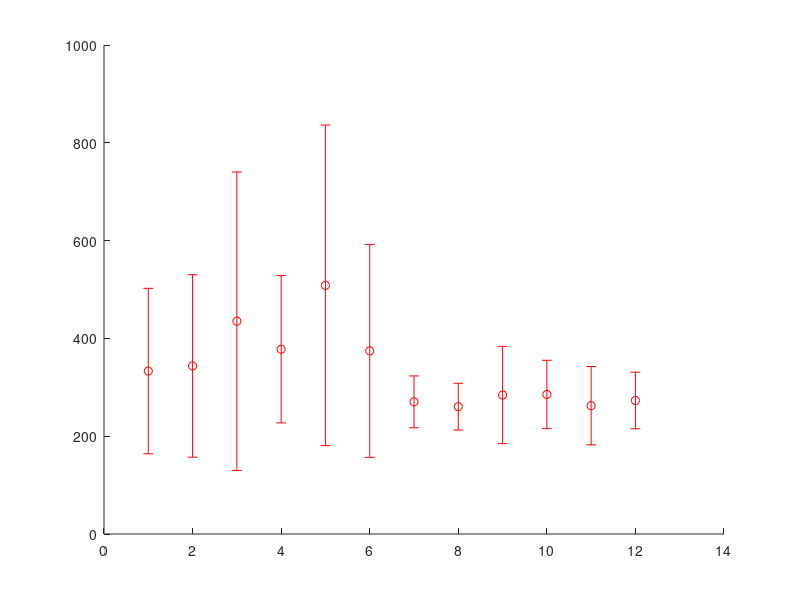

Reproduce this figure in MATLAB. (Note: this script raises an error after producing the figure.)
clear all
clf
%Correct Initial Saccades Reaction Times

%Target Cue Present at Fixation
%Search_Exp3-Peanut-11-20-2015(02)      10 Targets
CuePresent(12).RxnTimes = [321 298 263 220 341 285 213 270 245 225 263 247 265 266 215 341 211 221 246 247 481 315 333 332 264 264 188 321 227 316 210 292 377 210 229 250 316 249];
%Search_Exp3-Peanut-11-20-2015          10 Targets
CuePresent(11).RxnTimes = [228 219 207 230 244 199 240 272 262 301 289 215 199 246 277 224 249 241 249 241 205 275 299 280 231 199 288 319 574 274 596 236 224 212 236 217 271 267 243 212 269];
%Search_Exp3-Peanut-11-19-2015          10 Targets
CuePresent(10).RxnTimes = [250 297 298 222 214 372 319 248 286 232 249 217 242 304 243 465 251 290 268 247 242 283 231 246 245 222 229 447 243 290 312 270 220 361 238 363 332 312 317 324 331 549 238 261 223];
%Search_Exp3-Peanut-11-19-2015(02)      10 Targets
CuePresent(9).RxnTimes = [235 249 235 320 289 234 214 374 249 271 310 213 693 283 302 234 286 217 288 278 439 248 262 314 192 275 218 188 267 564 285 197 271 227 230 282];
%Search_Exp3-Peanut-11-18-2015          9 Targets
CuePresent(8).RxnTimes = [217 210 280 215 272 207 255 293 249 279 248 204 199 228 232 225 214 245 279 241 244 249 299 350 224 247 340 330 287 282 197 274 241 235 234 264 299 218 279 352 291 252 327 207 293 249 237 275 272 330 299 306 268 214 222 264 484 223 270 236 270 275 215 249 199 225];
%Search_Exp3-Peanut-11-18-2015(02)      9 Targets
%CuePresent(6).RxnTimes = [341 205 219 224 249 214 228 222 205 329 554 546 329 330 266 322 1081 402 219 313 324 242 263 216 500 635 210 250 216 303 235 213 447 212 237 253 219 268 519 194 301 198 227 356];
%Search_Exp3-Peanut-11-16-2015          9 Targets
CuePresent(7).RxnTimes = [256 236 324 220 268 264 253 290 349 250 228 301 312 253 254 368 216 314 208 242 387 220 222 251 224 290 227 340 301 270 291 264 300 227 248 247 337 243 215 211 228 282 300 213 244 262 215 236 216 484 224 309 366 236 277 251 309 328 246];
%Search_Exp3-Peanut-11-13-2015          8 Targets
CuePresent(6).RxnTimes = [240 251 372 591 229 324 665 333 214 468 390 239 323 237 463 313 334 499 312 275 318 326 524 288 586 399 248 378 375 340 715 249 270 383 1298 468 290 364 263 313 253 242 371 237 689 363 283 1042 249 228 334 250 299 247 1353 217 287 239 243 297 237 224 310 331 264 257 308 386 327];
%Search_Exp3-Peanut-09-29-2015          5 targets
CuePresent(1).RxnTimes = [241 281 315 580 291 251 259 377 263 323 257 280 296 321 253 263 290 641 264 266 425 256 423 281 304 225 212 1234 246 271 226 274 234 244 492 214 277 242 440 430 316 240 298 242 248 249 297 419 665 229 628 232];
%Search_Exp3-Peanut-09-30-2015          5 targets
CuePresent(2).RxnTimes = [256 227 291 262 423 327 342 349 305 293 289 263 1302 269 246 368 423 316 270 657 233 235 363 299 321 273 271 221 339 1279 248 273 279 230 262 413 288 232 308 599 262 523 265 398 273 222 332 293 291 290 292 327 291 541 287 299 235 464 240 240 290 232 423 223 256 263 375 378 314 574 262];
%Search_Exp3-Peanut-11-10-2015          7 Targets
CuePresent(3).RxnTimes = [383 742 421 283 1306 224 218 218 224 256 347 298 247 1322 287 246 427 239 299 466 490 282 370 228 246 223 306 356 278 385 431 299 371 366 337 1271 296 253 300 250 330 249 396 316 303 297 241 1096 1335 475 593 233 545 1297 336 894 300 346 493 414 265];
%Search_Exp3-Peanut-11-11-2015          7 Targets
CuePresent(4).RxnTimes = [266 416 299 268 332 383 314 264 232 312 276 546 315 251 564 301 492 245 269 281 355 550 305 521 734 245 304 211 224 293 249 345 633 775 333 289 228 284 651 565 425 693 542 442 675 312 414 244 301 315 242 327];
%Search_Exp3-Peanut-11-12-2015          7 Targets
CuePresent(5).RxnTimes = [248 1552 751 741 1177 269 228 323 426 338 388 227 1001 325 831 235 227 367 282 350 514 350 451 360 347 776 520 609 295 1066 1132 222 326 277 437 648 252 697 297 376 437 284 968 292 550 240 497 1403 230 350 257 546 312 239 881 263 430 230 543 328 339 716 348 449 223 1397 686 280 1217 347 314 501 1238 348 220];




means_CP = zeros(1, size(CuePresent,2));
std_CP = zeros(1, size(CuePresent,2));

for i = 1:(size(CuePresent,2))
    CuePresent(i).Mean = mean(CuePresent(i).RxnTimes);
    means_CP(1,i) = mean(CuePresent(i).RxnTimes);
    CuePresent(i).Std = std(CuePresent(i).RxnTimes);
    std_CP(1,i) = std(CuePresent(i).RxnTimes);
end


%Uncued Fixation
%Search_Exp3-Peanut-11-20-2015(01)      10 Targets
UnCued(12).RxnTimes = [214 266 220 235 247 263 215 248 313 287 244 322 325 302 203 217 220 290 272 240 243 238 211 213 299 249 215 230 249 221 199 333 235 364 265 280 233 191];
%Search_Exp3-Peanut-11-20-2015(03)      10 Targets
UnCued(11).RxnTimes = [276 197 267 249 208 349 304 278 253 341 383 299 250 217 392 201 192 267 261 300 234 220 282 303 273 377 235 493];
%Search_Exp3-Peanut-11-19-2015(01)      10 Targets
UnCued(10).RxnTimes = [274 289 265 281 278 590 244 221 235 273 216 238 260 293 286 422 308 249 256 285 493 259 249 222 216 269 216 209 302 220 255 262 219 297 529 219 299 295 288 252 217 214];
%Search_Exp3-Peanut-11-19-2015(03)      10 Targets
UnCued(9).RxnTimes = [316 262 250 218 241 340 277 325 318 249 276 265 246 273 260 294 250 249 335 300 293 336 333 441 747 266 270 267 436 276 289 257 278 248 217 251 213 213 391];
%Search_Exp3-Peanut-11-18-2015(01)      9 Targets 
UnCued(8).RxnTimes = [242 234 264 199 349 318 281 264 213 289 291 213 242 216 639 275 200 284 200 265 290 498 244 291 365 362 280 197 235 254 199 238 347 200 222 300 286 289 252 266 200 276 241 263 233 240 293 269 230 248 344 352 217 249 295 467 274 298 236 244 252 280 250 194 267 253 228 256 207 221 211 200 470 466 265];
%Search_Exp3-Peanut-11-16-2015(01)      9 Targets
UnCued(7).RxnTimes = [283 278 274 213 216 268 392 251 274 249 234 265 212 297 215 255 253 213 206 286 248 297 785 294 218 267 215 246 245 249 234 214 277 380 351 282 214 337 254 313 302 254 220 211 285 299 216 260 419 238 301 244 220 300 252 277 208 279 279 264 225];
%Search_Exp3-Peanut-11-13-2015(01)      8 Targets
UnCued(6).RxnTimes = [227 675 276 207 440 221 326 365 289 216 377 481 289 214 1087 264 263 294 225 329 259 303 650 246 463 213 239 444 416 349 281 227 298 245 251 250 291 250 227 264 284 227 285 299 350 246 473 451 547 293 199 265 284 270 272 314 389 993 290 190 323 193 325 214];
%Search_Exp3-Peanut-09-29-2015(01)      5 targets
UnCued(1).RxnTimes = [355 349 249 289 239 227 312 298 209 378 300 277 239 249 294 267 216 385 223 284 227 318 329 215 221 290 242 209 375 299 330 214 263 280 520 274 532 371 265 267 208 272 265 215 232 356 320 216 268 228];
%Search_Exp3_NOCUE-Peanut-09-30-2015    5 Targets
UnCued(2).RxnTimes = [236 229 339 541 287 222 261 263 342 450 263 263 301 264 345 361 262 299 400 295 223 654 283 420 234 230 469 223 300 501 274 814 276 216 215 229 739 313 328 440 361 272 1230 265 313 375 263 943 218 216 274 309 245 1168 1130 300 496 271 283 299];
%Search_Exp3-Peanut-11-10-2015(01)      7 Targets
UnCued(3).RxnTimes = [299 305 342 242 200 199 304 339 215 465 1103 1083 395 300 289 214 325 926 250 686 249 1081 637 246 194 314 248 1202 322 410 1031 748 1001 335 1283 598 251 800 384 874 191 1304 249 317 292 277 333 214 372 264 875 772 283 391 1082];
%Search_Exp3-Peanut-11-11-2015(01)      7 Targets
UnCued(4).RxnTimes = [265 265 226 324 324 320 919 252 249 218 263 300 238 357 337 223 220 323 1318 333 275 833 518 339 516 322 219 321 1103 321 259 240 422 356 590 255 893 211 314 1620 261 315 317 275 1008 1291 215 341 305 417 1137 229];
%Search_Exp3-Peanut-11-12-2015(01)      7 Targets
UnCued(5).RxnTimes = [264 255 268 341 242 285 278 496 291 1167 399 1136 1540 238 572 422 384 263 327 472 330 1404 223 785 318 284 243 270 242 341 274 376 932 552 226 270 448 639 1597 264 281 272 299 415 776 1233 1324 313 271 244 251 1083 500 269 237 776 496 276 349 1171 352 258 752 226 1017 922 640 1168];




means_UC = zeros(1, size(CuePresent,2));
std_UC = zeros(1, size(CuePresent,2));

for i = 1:(size(UnCued,2))
    UnCued(i).Mean = mean(UnCued(i).RxnTimes);
    means_UC(1,i) = mean(UnCued(i).RxnTimes);
    UnCued(i).Std = std(UnCued(i).RxnTimes);
    std_UC(1,i) = std(UnCued(i).RxnTimes);
end


figure(2); 
errorbar(1:size(CuePresent,2), means_CP, std_CP, 'or','LineStyle', 'none','MarkerSize', 8);
hold on; 
errorbar(1:size(CuePresent,2), means_UC, std_UC, 'sg','LineStyle', 'none','MarkerSize', 8);
ylim([0 900]);
set(gca, 'XTick', 1:12)
set(gca, 'XTickLabel', [ 5 5 7 7 7 8 9 9 10 10 10 10 ])
xlabel('# Specific Search Targets per Block')
ylabel('Reaction Time (msec)')
legend('Cued (Specific) Search','UnCued Search');
title('a look at the first 2 blocks of the day')

UC_5 = cat(2, UnCued(1).RxnTimes, UnCued(2).RxnTimes );
CP_5 = cat(2, CuePresent(1).RxnTimes, CuePresent(2).RxnTimes );
UC_mean5 = mean(UC_5);
CP_mean5 = mean(CP_5);
UC_std5 = std(UC_5);
CP_std5 = std(CP_5);
UC_7 = cat(2, UnCued(3).RxnTimes, UnCued(4).RxnTimes, UnCued(5).RxnTimes );
CP_7 = cat(2, CuePresent(3).RxnTimes, CuePresent(4).RxnTimes, CuePresent(5).RxnTimes );
UC_mean7 = mean(UC_7);
CP_mean7 = mean(CP_7);
UC_std7 = std(UC_7);
CP_std7 = std(CP_7);
UC_8 = UnCued(6).RxnTimes;
CP_8 = CuePresent(6).RxnTimes;
UC_mean8 = mean(UC_8);
CP_mean8 = mean(CP_8);
UC_std8 = std(UC_8);
CP_std8 = std(CP_8);
UC_9 = cat(2, UnCued(7).RxnTimes, UnCued(8).RxnTimes );
CP_9 = cat(2, CuePresent(7).RxnTimes, CuePresent(8).RxnTimes );
UC_mean9 = mean(UC_9);
CP_mean9 = mean(CP_9);
UC_std9 = std(UC_9);
CP_std9 = std(CP_9);
UC_10 = cat(2, UnCued(9).RxnTimes, UnCued(10).RxnTimes, UnCued(11).RxnTimes, UnCued(12).RxnTimes );
CP_10 = cat(2, CuePresent(9).RxnTimes, CuePresent(10).RxnTimes, CuePresent(11).RxnTimes, CuePresent(12).RxnTimes );
UC_mean10 = mean(UC_10);
CP_mean10 = mean(CP_10);
UC_std10 = std(UC_10);
CP_std10 = std(CP_10);


UC_means = [ UC_mean5, UC_mean7, UC_mean8, UC_mean9, UC_mean10 ];
UC_stds = [ UC_std5, UC_std7, UC_std8, UC_std9, UC_std10 ];
CP_means = [ CP_mean5, CP_mean7, CP_mean8, CP_mean9, CP_mean10 ];
CP_stds = [ CP_std5, CP_std7, CP_std8, CP_std9, CP_std10 ];






figure(3)
errorbar(1:5, CP_means, CP_stds,'or','LineStyle', 'none','MarkerSize', 8);
hold on;
errorbar(1:5, UC_means, UC_stds, 'sg','LineStyle', 'none','MarkerSize', 8);
ylim([0 800]);
set(gca, 'XTick', 1:5)
set(gca, 'XTickLabel', [ 5 7 8 9 10 ])
xlabel('# Specific Search Targets per Block')
ylabel('Reaction Time (msec)')
legend('Cued (Specific) Search','UnCued Search');
title('Reaction Times for Target Present Trials as a Fxn of #Targets/Block')


CP_total = [ 75.3; 86; 74; 64; 90.6; 82.7; 81.3; 82; 78; 86; 74; 76 ];
CP_TP = [ 69.3; 84.4; 74.7; 66.3; 89.2; 84.2; 82.9; 83.3; 75.9; 87.9; 71.0; 80 ];
CP_TA = [ 83.9; 88.9; 72.9; 60.3; 93.0; 80; 79.0; 80; 80.9; 83.3; 78.9; 70 ];
UC_total = [ 75.3; 79.3; 73.3; 70.6; 85.3; 79.3; 76.7; 89.3; 74; 80; 57; 76 ];
UC_TP = [ 72.7; 78.2; 71.4; 73.3; 88.5; 78.3; 79.3; 88.6; 80; 76.7; 60.6; 70.3 ];
UC_TA = [ 79.0; 80.9; 76.3; 66.7; 81.0; 81.0; 72.4; 90.6; 65; 85; 51.2; 86.1 ];

CP_total_means = [ mean([75.3, 86]); mean([74, 64, 90.6]); 82.7; mean([81.3, 82]); mean([78, 86, 74, 76]) ];
CP_TP_means = [ mean([69.3, 84.4]); mean([74.7, 66.3, 89.2]); 84.2; mean([82.9, 83.3]); mean([75.9, 87.9, 71.0, 80]) ];
CP_TA_means = [ mean([83.9, 88.9]); mean([72.9, 60.3, 93.0]); 80; mean([79.0, 80]); mean([80.9, 83.3, 78.9, 70]) ];
UC_total_means = [ mean([75.3, 79.3]); mean([73.3, 70.6, 85.3]); 79.3; mean([76.7, 89.3]); mean([74, 80, 57, 76]) ];
UC_TP_means = [ mean([72.7, 78.2]); mean([71.4, 73.3, 88.5]); 78.3; mean([79.3, 88.6]); mean([80, 76.7, 60.6, 70.3]) ];
UC_TA_means = [ mean([79.0, 80.9]); mean([76.3, 66.7, 81.0]); 81.0; mean([72.4, 90.6]); mean([65, 85, 51.2, 86.1]) ];

CP_total_std = [ std([75.3, 86]); std([74, 64, 90.6]); std(82.7); std([81.3, 82]); std([78, 86, 74, 76]) ];
CP_TP_std = [ std([69.3, 84.4]); std([74.7, 66.3, 89.2]); std(84.2); std([82.9, 83.3]); std([75.9, 87.9, 71.0, 80]) ];
CP_TA_std = [ std([83.9, 88.9]); std([72.9, 60.3, 93.0]); std(80); std([79.0, 80]); std([80.9, 83.3, 78.9, 70]) ];
UC_total_std = [ std([75.3, 79.3]); std([73.3, 70.6, 85.3]); std(79.3); std([76.7, 89.3]); std([74, 80, 57, 76]) ];
UC_TP_std = [ std([72.7, 78.2]); std([71.4, 73.3, 88.5]); std(78.3); std([79.3, 88.6]); std([80, 76.7, 60.6, 70.3]) ];
UC_TA_std = [ std([79.0, 80.9]); std([76.3, 66.7, 81.0]); std(81.0); std([72.4, 90.6]); std([65, 85, 51.2, 86.1]) ];


CP_TP_ImmS = [ 90.9; 89.6; 92.3; 91.3; 91.3; 89.5; 85.2; 91.1; 89.6; 89.6; 91.9; 90 ];
CP_TA_ImmS = [ 56.5; 72.2; 88.1; 93.1; 89.5; 80; 64.5; 68.3; 80.9; 69.0; 81.6; 70 ];
UC_TP_ImmS = [ 85.2; 90.8; 89.0; 84.4; 89.6; 92.3; 86.9; 89.7; 86.7; 93.3; 86.8; 90.6 ];
UC_TA_ImmS = [ 61.3; 76.2; 88.1; 85; 90.5; 79.3; 72.4; 67.9; 77.5; 65; 95.0; 83.3];

CP_TP_ImmS_means = [ mean([90.9, 89.6]); mean([92.3, 91.3, 91.3]); 89.5; mean([85.2, 91.1]); mean([89.6, 89.6, 91.9, 90]) ];
CP_TA_ImmS_means = [ mean([56.5, 72.2]); mean([88.1, 93.1, 89.5]); 80; mean([64.5, 68.3]); mean([80.9, 69.0, 81.6, 70]) ];
UC_TP_ImmS_means = [ mean([85.2, 90.8]); mean([89.0, 84.4, 89.6]); 92.3; mean([86.9, 89.7]); mean([86.7, 93.3, 86.8, 90.6]) ];
UC_TA_ImmS_means = [ mean([61.3, 76.2]); mean([88.1, 85, 90.5]); 79.3; mean([72.4, 67.9]); mean([77.5, 65, 95.0, 83.3])];

CP_TP_ImmS_std = [ std([90.9, 89.6]); std([92.3, 91.3, 91.3]); std(89.5); std([85.2, 91.1]); std([89.6, 89.6, 91.9, 90]) ];
CP_TA_ImmS_std = [ std([56.5, 72.2]); std([88.1, 93.1, 89.5]); std(80); std([64.5, 68.3]); std([80.9, 69.0, 81.6, 70]) ];
UC_TP_ImmS_std = [ std([85.2, 90.8]); std([89.0, 84.4, 89.6]); std(92.3); std([86.9, 89.7]); std([86.7, 93.3, 86.8, 90.6]) ];
UC_TA_ImmS_std = [ std([61.3, 76.2]); std([88.1, 85, 90.5]); std(79.3); std([72.4, 67.9]); std([77.5, 65, 95.0, 83.3])];



figure('Position',[100, 200, 900, 700])
subplot(2,2,1)
errorbar(1:5, CP_total_means, CP_total_std,'xk','LineStyle', 'none','MarkerSize', 8);
hold on;
errorbar(1:5, CP_TP_means, CP_TP_std, 'sg','LineStyle', 'none','MarkerSize', 8);
errorbar(1:5, CP_TA_means, CP_TA_std, 'om','LineStyle', 'none','MarkerSize', 8);
ylim([0 100]);
set(gca, 'XTick', 1:5)
set(gca, 'XTickLabel', [ 5 7 8 9 10 ])
xlabel('# Specific Search Targets per Block')
ylabel('Performance (%)')
legend('Overall','Target','NO Target', 'Location', 'SouthEast');
title('Cue Present Performance')

subplot(2,2,2)
errorbar(1:5, UC_total_means, UC_total_std,'xk','LineStyle', 'none','MarkerSize', 8);
hold on;
errorbar(1:5, UC_TP_means, UC_TP_std, 'sg','LineStyle', 'none','MarkerSize', 8);
errorbar(1:5, UC_TA_means, UC_TA_std, 'om','LineStyle', 'none','MarkerSize', 8);
ylim([0 100]);
set(gca, 'XTick', 1:5)
set(gca, 'XTickLabel', [ 5 7 8 9 10 ])
xlabel('# Specific Search Targets per Block')
ylabel('Performance (%)')
legend('Overall','Target','NO Target', 'Location', 'SouthEast');
title('UnCued Performance')

subplot(2,2,3)
errorbar(1:5, CP_TP_ImmS_means, CP_TP_ImmS_std,'sr','LineStyle', 'none','MarkerSize', 8);
hold on;
errorbar(1:5, CP_TA_ImmS_means, CP_TA_ImmS_std, 'sb','LineStyle', 'none','MarkerSize', 8);
ylim([0 100]);
set(gca, 'XTick', 1:5)
set(gca, 'XTickLabel', [ 5 7 8 9 10 ])
xlabel('# Specific Search Targets per Block')
ylabel('Performance (%)')
legend('Target Present','No Target', 'Location', 'SouthEast');
title('Cue Present Immediate Saccades')

subplot(2,2,4)
errorbar(1:5, UC_TP_ImmS_means, UC_TP_ImmS_std,'sr','LineStyle', 'none','MarkerSize', 8);
hold on;
errorbar(1:5, UC_TA_ImmS_means, UC_TA_ImmS_std, 'sb','LineStyle', 'none','MarkerSize', 8);
ylim([0 100]);
set(gca, 'XTick', 1:5)
set(gca, 'XTickLabel', [ 5 7 8 9 10 ])
xlabel('# Specific Search Targets per Block')
ylabel('Performance (%)')
legend('Target Present','NO Target', 'Location', 'SouthEast');
title('UnCued Immediate Saccades')